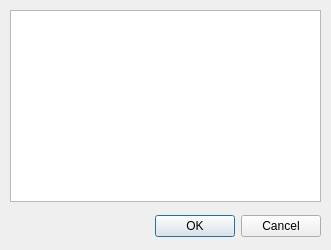
<?xml version="1.0" encoding="UTF-8"?>
<ui version="4.0">
 <class>SerialSelect</class>
 <widget class="QDialog" name="SerialSelect">
  <property name="geometry">
   <rect>
    <x>0</x>
    <y>0</y>
    <width>331</width>
    <height>250</height>
   </rect>
  </property>
  <property name="windowTitle">
   <string>Dialog</string>
  </property>
  <widget class="QDialogButtonBox" name="buttonBox">
   <property name="geometry">
    <rect>
     <x>-20</x>
     <y>210</y>
     <width>341</width>
     <height>32</height>
    </rect>
   </property>
   <property name="orientation">
    <enum>Qt::Horizontal</enum>
   </property>
   <property name="standardButtons">
    <set>QDialogButtonBox::Cancel|QDialogButtonBox::Ok</set>
   </property>
  </widget>
  <widget class="QListWidget" name="lstComms">
   <property name="geometry">
    <rect>
     <x>10</x>
     <y>10</y>
     <width>311</width>
     <height>192</height>
    </rect>
   </property>
  </widget>
 </widget>
 <resources/>
 <connections>
  <connection>
   <sender>buttonBox</sender>
   <signal>accepted()</signal>
   <receiver>SerialSelect</receiver>
   <slot>accept()</slot>
   <hints>
    <hint type="sourcelabel">
     <x>248</x>
     <y>254</y>
    </hint>
    <hint type="destinationlabel">
     <x>157</x>
     <y>274</y>
    </hint>
   </hints>
  </connection>
  <connection>
   <sender>buttonBox</sender>
   <signal>rejected()</signal>
   <receiver>SerialSelect</receiver>
   <slot>reject()</slot>
   <hints>
    <hint type="sourcelabel">
     <x>316</x>
     <y>260</y>
    </hint>
    <hint type="destinationlabel">
     <x>286</x>
     <y>274</y>
    </hint>
   </hints>
  </connection>
 </connections>
</ui>
